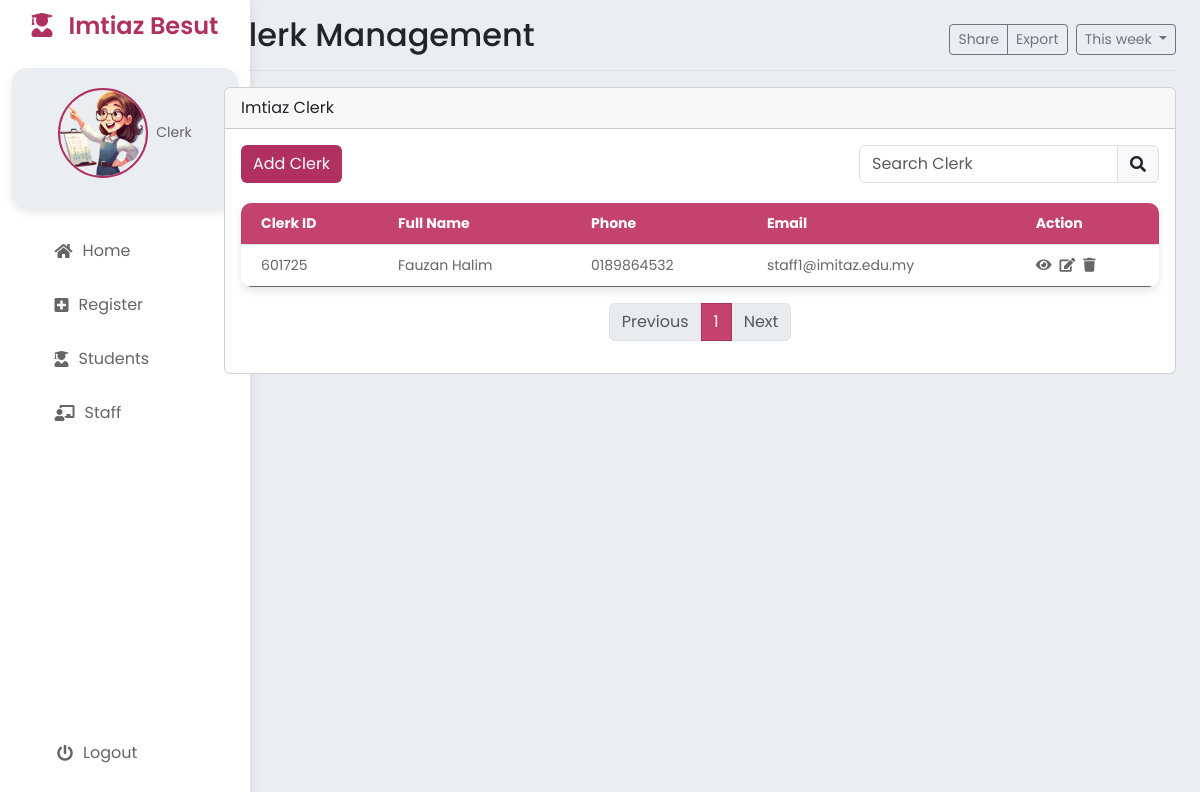
Page /StaffStaff.php on the committed database.
### tables this page shows
CREATE TABLE `clerk` (
  `clerkID` int NOT NULL,
  `clerkName` varchar(50) NOT NULL,
  `clerkPhone` varchar(15) NOT NULL,
  `clerkEmail` varchar(30) DEFAULT NULL,
  `clerkPassword` varchar(30) NOT NULL
);

### StaffStaff.php (the view, shortened to what this page needs)
<?php
include 'StaffHeader.php'; ?>
<div class="row">
    <div class="col-md-12">
        <div class="card mb-3">
            <div class="card-header">Imtiaz Clerk</div>
            <div class="card-body">
                <div class="d-flex justify-content-between mb-3">
                    <button type="button" class="btn btn-primary" data-bs-toggle="modal" data-bs-target="#addClerkModal">
                        Add Clerk
                    </button>
                    <div class="input-group" style="width: 300px;">
                        <input type="text" id="searchInput" class="form-control" placeholder="Search Clerk" onkeyup="searchClerks()">
                        <span class="input-group-text"><i class="fas fa-search"></i></span>
                    </div>
                </div>
                <table class="table" id="clerkTable">
                    <thead>
                        <tr>
                            <th>Clerk ID</th>
                            <th>Full Name</th>
                            <th>Phone</th>
                            <th>Email</th>
                            <th>Action</th>
                        </tr>
                    </thead>
                    <tbody>
                        <?php
                        include 'process/db.php';
                        $sql = "SELECT * FROM clerk";
                        $result = $conn->query($sql);
                        if ($result->num_rows > 0) {
                            while ($row = $result->fetch_assoc()) {
                                echo "<tr>";
                                echo "<td>" . $row["clerkID"] . "</td>";
                                echo "<td>" . $row["clerkName"] . "</td>";
                                echo "<td>" . $row["clerkPhone"] . "</td>";
                                echo "<td>" . $row["clerkEmail"] . "</td>";
                                echo "<td>";
                                echo "<a href='#' class='view ' data-id='" . $row["clerkID"] . "'><i class='fas fa-eye'></i></a>";
                                echo "<a href='#' class='edit ms-2' data-id='" . $row["clerkID"] . "'><i class='fas fa-edit'></i></a>";
                                echo "<a href='#' class='delete ms-2' data-id='" . $row["clerkID"] . "'><i class='fas fa-trash'></i></a>";
                                echo "</td>";
                                echo "</tr>";
                            }
                        } else {
                            echo "<tr><td colspan='5'>No results</td></tr>";
                        }
                        ?>
                    </tbody>
                </table>
                <nav aria-label="Page navigation example">
                    <ul class="pagination justify-content-center" id="pagination"></ul>
                </nav>
            </div>
        </div>
    </div>
</div>
</main>
</body>
</html>

### styles.css (style rules this page uses)
:root { --background-color: #EAEEF3; --pop-color: #fff; --active-font-color: #B03060; --softer-color: #c4436e; }
* { margin: 0; padding: 0; box-sizing: border-box; font-family: 'Poppins', sans-serif; }
body { display: flex; min-height: 100vh; background: var(--background-color); }
.table { width: 100%; border-collapse: collapse; margin-top: 20px; box-shadow: 0 4px 8px rgba(0, 0, 0, 0.1); border-radius: 10px; overflow: hidden; }
.table thead th { background-color: var(--softer-color) ; color: #fff; font-size: 14px; text-align: left; padding: 10px 20px; }
.table tbody tr { border-bottom: 1px solid #f0f0f0; transition: background 0.3s; }
.table tbody tr:last-child { border-bottom: none; }
.table tbody td { font-size: 14px; color: #666; padding: 10px 20px; }
.btn-primary { background-color:var(--active-font-color); border: none; }
.table i { color: #666; }
.btn-primary { background-color: var(--active-font-color); border: none; }
a { color: var(--active-font-color); text-decoration: none; transition: color 0.3s; }

### rows in the picture
clerk: clerkID "601725", clerkName "Fauzan Halim", clerkPhone "0189864532", clerkEmail "staff1@imitaz.edu.my"

### other values in the picture
$title "Clerk Management"
